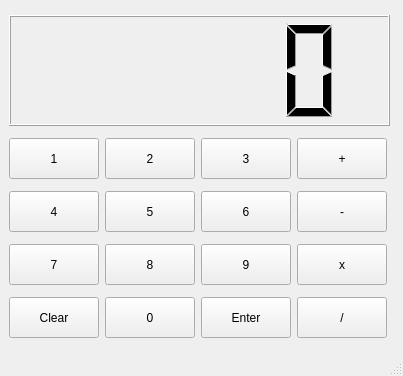
<?xml version="1.0" encoding="UTF-8"?>
<ui version="4.0">
 <class>MainWindow</class>
 <widget class="QMainWindow" name="MainWindow">
  <property name="geometry">
   <rect>
    <x>0</x>
    <y>0</y>
    <width>403</width>
    <height>376</height>
   </rect>
  </property>
  <property name="windowTitle">
   <string>MainWindow</string>
  </property>
  <widget class="QWidget" name="centralwidget">
   <layout class="QGridLayout" name="gridLayout_3">
    <item row="0" column="0" colspan="4">
     <widget class="QLCDNumber" name="lcdNumber">
      <property name="minimumSize">
       <size>
        <width>381</width>
        <height>111</height>
       </size>
      </property>
      <property name="maximumSize">
       <size>
        <width>381</width>
        <height>111</height>
       </size>
      </property>
      <property name="frameShadow">
       <enum>QFrame::Raised</enum>
      </property>
      <property name="midLineWidth">
       <number>0</number>
      </property>
      <property name="smallDecimalPoint">
       <bool>false</bool>
      </property>
      <property name="intValue" stdset="0">
       <number>0</number>
      </property>
     </widget>
    </item>
    <item row="1" column="0">
     <widget class="QPushButton" name="pushButton">
      <property name="minimumSize">
       <size>
        <width>81</width>
        <height>41</height>
       </size>
      </property>
      <property name="maximumSize">
       <size>
        <width>90</width>
        <height>41</height>
       </size>
      </property>
      <property name="text">
       <string>1</string>
      </property>
     </widget>
    </item>
    <item row="1" column="1">
     <widget class="QPushButton" name="pushButton_18">
      <property name="minimumSize">
       <size>
        <width>81</width>
        <height>41</height>
       </size>
      </property>
      <property name="maximumSize">
       <size>
        <width>90</width>
        <height>41</height>
       </size>
      </property>
      <property name="text">
       <string>2</string>
      </property>
     </widget>
    </item>
    <item row="1" column="2">
     <widget class="QPushButton" name="pushButton_17">
      <property name="minimumSize">
       <size>
        <width>81</width>
        <height>41</height>
       </size>
      </property>
      <property name="maximumSize">
       <size>
        <width>90</width>
        <height>41</height>
       </size>
      </property>
      <property name="text">
       <string>3</string>
      </property>
     </widget>
    </item>
    <item row="1" column="3">
     <widget class="QPushButton" name="pushButton_19">
      <property name="minimumSize">
       <size>
        <width>81</width>
        <height>41</height>
       </size>
      </property>
      <property name="maximumSize">
       <size>
        <width>90</width>
        <height>41</height>
       </size>
      </property>
      <property name="text">
       <string>+</string>
      </property>
     </widget>
    </item>
    <item row="2" column="0">
     <widget class="QPushButton" name="pushButton_2">
      <property name="minimumSize">
       <size>
        <width>81</width>
        <height>41</height>
       </size>
      </property>
      <property name="maximumSize">
       <size>
        <width>90</width>
        <height>41</height>
       </size>
      </property>
      <property name="text">
       <string>4</string>
      </property>
     </widget>
    </item>
    <item row="2" column="1">
     <widget class="QPushButton" name="pushButton_22">
      <property name="minimumSize">
       <size>
        <width>81</width>
        <height>41</height>
       </size>
      </property>
      <property name="maximumSize">
       <size>
        <width>90</width>
        <height>41</height>
       </size>
      </property>
      <property name="text">
       <string>5</string>
      </property>
     </widget>
    </item>
    <item row="2" column="2">
     <widget class="QPushButton" name="pushButton_21">
      <property name="minimumSize">
       <size>
        <width>81</width>
        <height>41</height>
       </size>
      </property>
      <property name="maximumSize">
       <size>
        <width>90</width>
        <height>41</height>
       </size>
      </property>
      <property name="text">
       <string>6</string>
      </property>
     </widget>
    </item>
    <item row="2" column="3">
     <widget class="QPushButton" name="pushButton_20">
      <property name="minimumSize">
       <size>
        <width>81</width>
        <height>41</height>
       </size>
      </property>
      <property name="maximumSize">
       <size>
        <width>90</width>
        <height>41</height>
       </size>
      </property>
      <property name="text">
       <string>-</string>
      </property>
     </widget>
    </item>
    <item row="3" column="0">
     <widget class="QPushButton" name="pushButton_3">
      <property name="minimumSize">
       <size>
        <width>81</width>
        <height>41</height>
       </size>
      </property>
      <property name="maximumSize">
       <size>
        <width>90</width>
        <height>41</height>
       </size>
      </property>
      <property name="text">
       <string>7</string>
      </property>
     </widget>
    </item>
    <item row="3" column="1">
     <widget class="QPushButton" name="pushButton_25">
      <property name="minimumSize">
       <size>
        <width>81</width>
        <height>41</height>
       </size>
      </property>
      <property name="maximumSize">
       <size>
        <width>90</width>
        <height>41</height>
       </size>
      </property>
      <property name="text">
       <string>8</string>
      </property>
     </widget>
    </item>
    <item row="3" column="2">
     <widget class="QPushButton" name="pushButton_24">
      <property name="minimumSize">
       <size>
        <width>81</width>
        <height>41</height>
       </size>
      </property>
      <property name="maximumSize">
       <size>
        <width>90</width>
        <height>41</height>
       </size>
      </property>
      <property name="text">
       <string>9</string>
      </property>
     </widget>
    </item>
    <item row="3" column="3">
     <widget class="QPushButton" name="pushButton_23">
      <property name="minimumSize">
       <size>
        <width>81</width>
        <height>41</height>
       </size>
      </property>
      <property name="maximumSize">
       <size>
        <width>90</width>
        <height>41</height>
       </size>
      </property>
      <property name="text">
       <string>x</string>
      </property>
     </widget>
    </item>
    <item row="4" column="0">
     <widget class="QPushButton" name="pushButton_4">
      <property name="minimumSize">
       <size>
        <width>81</width>
        <height>41</height>
       </size>
      </property>
      <property name="maximumSize">
       <size>
        <width>90</width>
        <height>41</height>
       </size>
      </property>
      <property name="text">
       <string>Clear</string>
      </property>
     </widget>
    </item>
    <item row="4" column="1">
     <widget class="QPushButton" name="pushButton_28">
      <property name="minimumSize">
       <size>
        <width>81</width>
        <height>41</height>
       </size>
      </property>
      <property name="maximumSize">
       <size>
        <width>90</width>
        <height>41</height>
       </size>
      </property>
      <property name="text">
       <string>0</string>
      </property>
     </widget>
    </item>
    <item row="4" column="2">
     <widget class="QPushButton" name="pushButton_27">
      <property name="minimumSize">
       <size>
        <width>81</width>
        <height>41</height>
       </size>
      </property>
      <property name="maximumSize">
       <size>
        <width>90</width>
        <height>41</height>
       </size>
      </property>
      <property name="text">
       <string>Enter</string>
      </property>
     </widget>
    </item>
    <item row="4" column="3">
     <widget class="QPushButton" name="pushButton_26">
      <property name="minimumSize">
       <size>
        <width>81</width>
        <height>41</height>
       </size>
      </property>
      <property name="maximumSize">
       <size>
        <width>90</width>
        <height>41</height>
       </size>
      </property>
      <property name="text">
       <string>/</string>
      </property>
     </widget>
    </item>
   </layout>
  </widget>
  <widget class="QMenuBar" name="menubar">
   <property name="geometry">
    <rect>
     <x>0</x>
     <y>0</y>
     <width>403</width>
     <height>26</height>
    </rect>
   </property>
  </widget>
  <widget class="QStatusBar" name="statusbar"/>
 </widget>
 <resources/>
 <connections/>
</ui>
